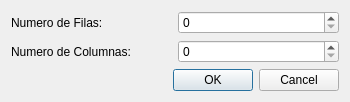
<?xml version="1.0" encoding="UTF-8"?>
<ui version="4.0">
 <class>NuevoDialog</class>
 <widget class="QDialog" name="NuevoDialog">
  <property name="geometry">
   <rect>
    <x>0</x>
    <y>0</y>
    <width>350</width>
    <height>97</height>
   </rect>
  </property>
  <property name="windowTitle">
   <string>Dialog</string>
  </property>
  <layout class="QGridLayout" name="gridLayout">
   <item row="0" column="0">
    <layout class="QHBoxLayout" name="horizontalLayout">
     <item>
      <widget class="QLabel" name="label">
       <property name="text">
        <string>Numero de Filas:</string>
       </property>
      </widget>
     </item>
     <item>
      <widget class="QSpinBox" name="rowCountSpinBox"/>
     </item>
    </layout>
   </item>
   <item row="1" column="0">
    <layout class="QHBoxLayout" name="horizontalLayout_2">
     <item>
      <widget class="QLabel" name="label_2">
       <property name="text">
        <string>Numero de Columnas:</string>
       </property>
      </widget>
     </item>
     <item>
      <widget class="QSpinBox" name="colCountSpinBox"/>
     </item>
    </layout>
   </item>
   <item row="2" column="0">
    <widget class="QDialogButtonBox" name="buttonBox">
     <property name="standardButtons">
      <set>QDialogButtonBox::Cancel|QDialogButtonBox::Ok</set>
     </property>
    </widget>
   </item>
  </layout>
 </widget>
 <resources/>
 <connections/>
</ui>
